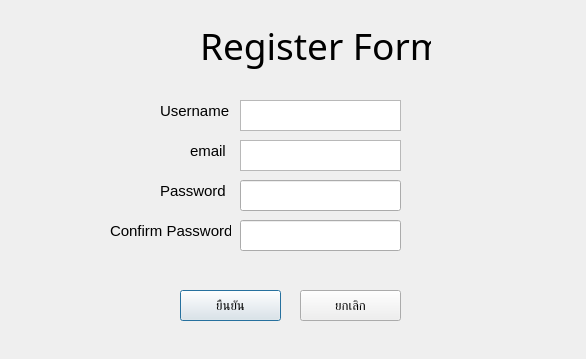
<?xml version="1.0" encoding="UTF-8"?>
<ui version="4.0">
 <class>Register</class>
 <widget class="QDialog" name="Register">
  <property name="geometry">
   <rect>
    <x>0</x>
    <y>0</y>
    <width>586</width>
    <height>359</height>
   </rect>
  </property>
  <property name="windowTitle">
   <string>Dialog</string>
  </property>
  <widget class="QLabel" name="label">
   <property name="geometry">
    <rect>
     <x>160</x>
     <y>100</y>
     <width>71</width>
     <height>21</height>
    </rect>
   </property>
   <property name="font">
    <font>
     <pointsize>11</pointsize>
    </font>
   </property>
   <property name="text">
    <string>Username</string>
   </property>
  </widget>
  <widget class="QTextEdit" name="txtUsername">
   <property name="geometry">
    <rect>
     <x>240</x>
     <y>100</y>
     <width>161</width>
     <height>31</height>
    </rect>
   </property>
   <property name="html">
    <string>&lt;!DOCTYPE HTML PUBLIC &quot;-//W3C//DTD HTML 4.0//EN&quot; &quot;http://www.w3.org/TR/REC-html40/strict.dtd&quot;&gt;
&lt;html&gt;&lt;head&gt;&lt;meta name=&quot;qrichtext&quot; content=&quot;1&quot; /&gt;&lt;style type=&quot;text/css&quot;&gt;
p, li { white-space: pre-wrap; }
&lt;/style&gt;&lt;/head&gt;&lt;body style=&quot; font-family:'MS Shell Dlg 2'; font-size:8.25pt; font-weight:400; font-style:normal;&quot;&gt;
&lt;p style=&quot;-qt-paragraph-type:empty; margin-top:0px; margin-bottom:0px; margin-left:0px; margin-right:0px; -qt-block-indent:0; text-indent:0px;&quot;&gt;&lt;br /&gt;&lt;/p&gt;&lt;/body&gt;&lt;/html&gt;</string>
   </property>
  </widget>
  <widget class="QTextEdit" name="txtEmail">
   <property name="geometry">
    <rect>
     <x>240</x>
     <y>140</y>
     <width>161</width>
     <height>31</height>
    </rect>
   </property>
  </widget>
  <widget class="QLabel" name="label_2">
   <property name="geometry">
    <rect>
     <x>190</x>
     <y>140</y>
     <width>41</width>
     <height>21</height>
    </rect>
   </property>
   <property name="font">
    <font>
     <pointsize>11</pointsize>
    </font>
   </property>
   <property name="text">
    <string>email</string>
   </property>
  </widget>
  <widget class="QLabel" name="label_3">
   <property name="geometry">
    <rect>
     <x>110</x>
     <y>220</y>
     <width>121</width>
     <height>21</height>
    </rect>
   </property>
   <property name="font">
    <font>
     <pointsize>11</pointsize>
    </font>
   </property>
   <property name="text">
    <string>Confirm Password</string>
   </property>
  </widget>
  <widget class="QLabel" name="label_5">
   <property name="geometry">
    <rect>
     <x>200</x>
     <y>10</y>
     <width>231</width>
     <height>71</height>
    </rect>
   </property>
   <property name="font">
    <font>
     <family>Modern No. 20</family>
     <pointsize>28</pointsize>
    </font>
   </property>
   <property name="text">
    <string>Register Form</string>
   </property>
  </widget>
  <widget class="QPushButton" name="btnConfirm">
   <property name="geometry">
    <rect>
     <x>180</x>
     <y>290</y>
     <width>101</width>
     <height>31</height>
    </rect>
   </property>
   <property name="font">
    <font>
     <pointsize>10</pointsize>
    </font>
   </property>
   <property name="text">
    <string>ยืนยัน</string>
   </property>
  </widget>
  <widget class="QPushButton" name="btnCancel">
   <property name="geometry">
    <rect>
     <x>300</x>
     <y>290</y>
     <width>101</width>
     <height>31</height>
    </rect>
   </property>
   <property name="font">
    <font>
     <pointsize>10</pointsize>
    </font>
   </property>
   <property name="text">
    <string>ยกเลิก</string>
   </property>
  </widget>
  <widget class="QLineEdit" name="txtPassword">
   <property name="geometry">
    <rect>
     <x>240</x>
     <y>180</y>
     <width>161</width>
     <height>31</height>
    </rect>
   </property>
  </widget>
  <widget class="QLineEdit" name="txtPassword2">
   <property name="geometry">
    <rect>
     <x>240</x>
     <y>220</y>
     <width>161</width>
     <height>31</height>
    </rect>
   </property>
  </widget>
  <widget class="QLabel" name="label_4">
   <property name="geometry">
    <rect>
     <x>160</x>
     <y>180</y>
     <width>71</width>
     <height>21</height>
    </rect>
   </property>
   <property name="font">
    <font>
     <pointsize>11</pointsize>
    </font>
   </property>
   <property name="text">
    <string>Password</string>
   </property>
  </widget>
 </widget>
 <resources/>
 <connections/>
</ui>
